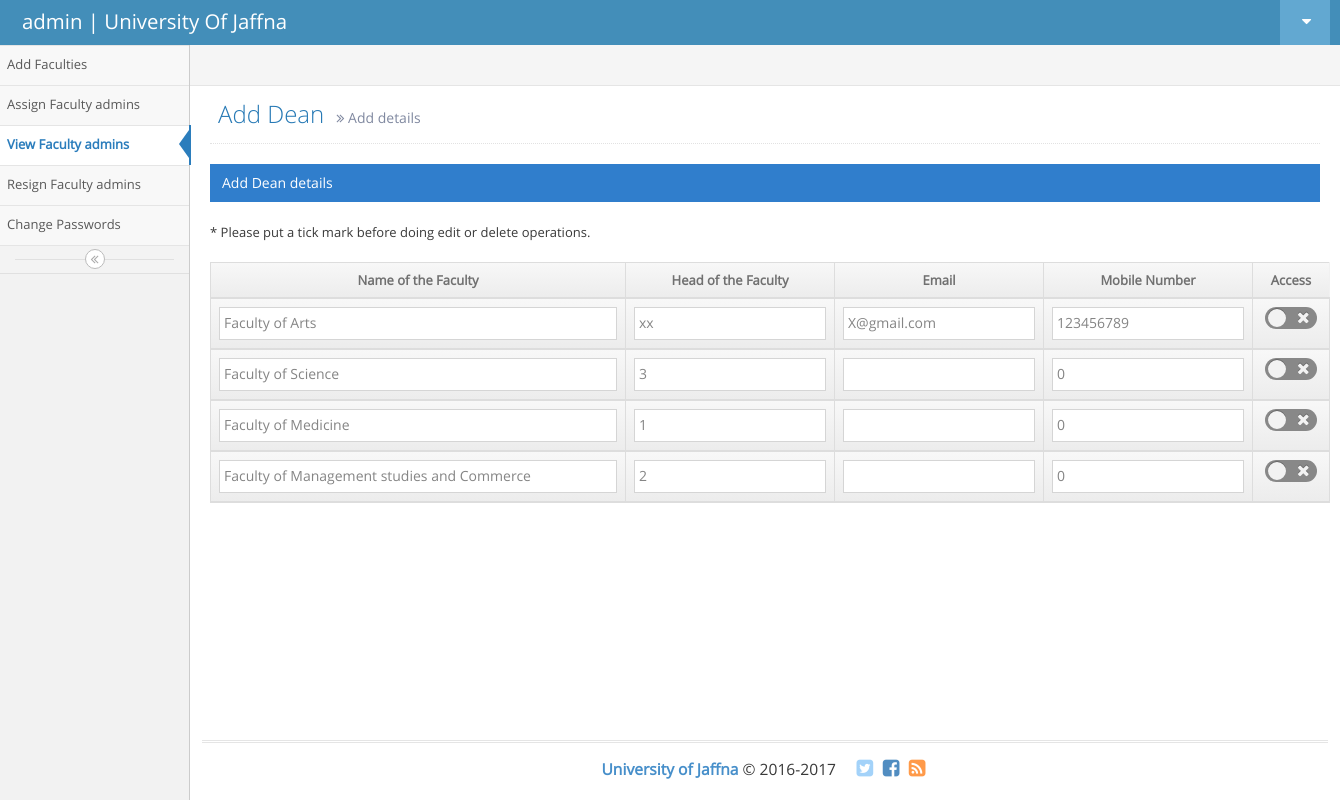
The app's page /admin_add_head.php (signed in) with its own data.
### tables this page shows
CREATE TABLE `faculty_admin` (
  `fac_id` int(11) NOT NULL,
  `fac_admin_name` varchar(50) NOT NULL,
  `from` date NOT NULL,
  `to` date NOT NULL,
  `username` varchar(50) NOT NULL,
  `password` varchar(255) NOT NULL,
  `email` varchar(50) NOT NULL,
  `mobile` int(15) NOT NULL,
  `access` varchar(10) NOT NULL DEFAULT 'TRUE'
);

CREATE TABLE `faculty` (
  `fac_id` int(5) NOT NULL,
  `fac_name` varchar(50) NOT NULL
);

### admin_add_head.php (the view, shortened to what this page needs)
<!DOCTYPE html>
<html lang="en">
	<head>
		<link rel="stylesheet" href="assets/css/bootstrap.min.css" />
		<link rel="stylesheet" href="assets/font-awesome/4.5.0/css/font-awesome.min.css" />
		<link rel="stylesheet" href="assets/css/ace.min.css" class="ace-main-stylesheet" id="main-ace-style" />
		<link rel="stylesheet" href="assets/css/ace-skins.min.css" />
		<link rel="stylesheet" href="assets/css/ace-rtl.min.css" />
	</head>
	<body class="no-skin">
		<div id="navbar" class="navbar navbar-default          ace-save-state">
			<div class="navbar-container ace-save-state" id="navbar-container">
				<div class="navbar-header pull-left">
					<a href="admin_index.php" class="navbar-brand">
						<small>
			<?php echo $_SESSION['sess_username'];?>
 | University Of Jaffna
						</small>
					</a>
				</div>
				<div class="navbar-buttons navbar-header pull-right" role="navigation">
					<ul class="nav ace-nav">
						<li class="light-blue dropdown-modal">
							<a data-toggle="dropdown" href="#" class="dropdown-toggle">
								<i class="ace-icon fa fa-caret-down"></i>
							</a>
						</li>
					</ul>
				</div>
			</div>
		</div>
		<div class="main-container ace-save-state" id="main-container">
			<div id="sidebar" class="sidebar                  responsive                    ace-save-state">
				<ul class="nav nav-list">
					<li >
						<a href="admin_index.php">
							<span class="menu-text">Add Faculties</span>
						</a>
					</li>
					<li>
						<a href="admin_assign_dept_admin.php">
							<span class="menu-text">Assign Faculty admins</span>
						</a>
					</li>
					<li class="active">
						<a href="admin_add_head.php">
							<span class="menu-text">View Faculty admins</span>
						</a>
					</li>
					<li class="">
						<a href="admin_resign_head.php">
							<span class="menu-text">Resign Faculty admins</span><br>
						</a>
					</li>
					<li class="">
						<a href="admin_change_password.php">
							<span class="menu-text">Change Passwords</span>
						</a>
					</li>
				</ul>
				<div class="sidebar-toggle sidebar-collapse" id="sidebar-collapse">
					<i id="sidebar-toggle-icon" class="ace-icon fa fa-angle-double-left ace-save-state" data-icon1="ace-icon fa fa-angle-double-left" data-icon2="ace-icon fa fa-angle-double-right"></i>
				</div>
			</div>
			<div class="main-content">
				<div class="main-content-inner">
					<div class="breadcrumbs ace-save-state" id="breadcrumbs">
					</div>
					<div class="page-content">
<div class="page-header">
							<h1>
								Add Dean
								<small>
									<i class="ace-icon fa fa-angle-double-right"></i>
									Add details
								</small>
							</h1>
						</div>
						<div class="row">
							<div class="col-xs-12">
								<div class="row">
									<div class="col-xs-12">
										<div class="clearfix">
										</div>
										<div class="table-header">
											Add Dean details
										</div>
											<br>
											* Please put a tick mark before doing edit or delete operations.
										<div align="center"  >
<html>
<body>
<center>
<br>
<?php
$query ="SELECT faculty.fac_name AS faculty,faculty_admin.fac_admin_name AS dean,
			faculty_admin.email AS mail,faculty_admin.mobile AS num
		FROM faculty INNER JOIN faculty_admin ON faculty.fac_id=faculty_admin.fac_id ";
$result=mysql_query($query);
$i =0;
?>
<form  action="<?php echo $_SERVER['PHP_SELF']; ?>" method="POST" >
<table id="simple-table" class="table  table-bordered table-hover">
											<thead>
  <tr>
   <th width="40"> <div align="center"> Name of the Faculty</div></th>
    <th width="60"> <div align="center">Head of the Faculty</div></th>
	<th width="60"> <div align="center">Email</div></th>
    <th width="60"> <div align="center">Mobile Number</div></th>
	 <th width="60"> <div align="center">Access</div></th>
  </tr>
<?php
while($query_row =mysql_fetch_array($result))
   {
	   echo "<td>";
	   echo '<input type="text" size="45" value ="'.$query_row['faculty'].'" name ="fn'.$i.'"/>';
	   echo "</td>";
	   echo "<td>";
	   echo '<input type="text" size=".30" value ="'.$query_row['dean'].'" name ="fn'.$i.'"/>';
	   echo "</td>";
	   echo "<td>";
	   echo '<input type="text" size="20" value ="'.$query_row['mail'].'" name ="fn'.$i.'"/>';
	   echo "</td>";
	   echo "<td>";
	   echo '<input type="text" size="20" value ="'.$query_row['num'].'" name ="fn'.$i.'"/>';
	   echo "</td>";
		echo "<td>";
		echo '<span class="lbl"></span>';
	    echo "</td>";
		$i++;
   }
?>
</thead>
</table>
</form>
</center>
</body>
</html>
										</div>
									</div>
								</div>
							</div>
						</div>
					</div>
				</div>
			</div>
			<div class="footer">
				<div class="footer-inner">
					<div class="footer-content">
						<span class="bigger-120">
							<span class="blue bolder">University of Jaffna</span> &copy; 2016-2017
						</span>
						<span class="action-buttons">
							<a href="#">
								<i class="ace-icon fa fa-twitter-square light-blue bigger-150"></i>
							</a>
							<a href="#">
								<i class="ace-icon fa fa-facebook-square text-primary bigger-150"></i>
							</a>
							<a href="#">
								<i class="ace-icon fa fa-rss-square orange bigger-150"></i>
							</a>
						</span>
					</div>
				</div>
			</div>
		</div>
	</body>
</html>

### records on screen
faculty_admin: fac.fac_name "Faculty of Arts", fac_admin_name "xx", email "X@gmail.com", mobile "123456789"
faculty_admin: fn1 "Faculty of Science", fn1 "3", fn1 "0"
faculty_admin: fac.fac_name "Faculty of Medicine", fac_admin_name "1", mobile "0"
faculty_admin: fac.fac_name "Faculty of Management studies and Commerce", fac_admin_name "2", mobile "0"

### other values on screen
$_SESSION['sess_username'] "admin"
